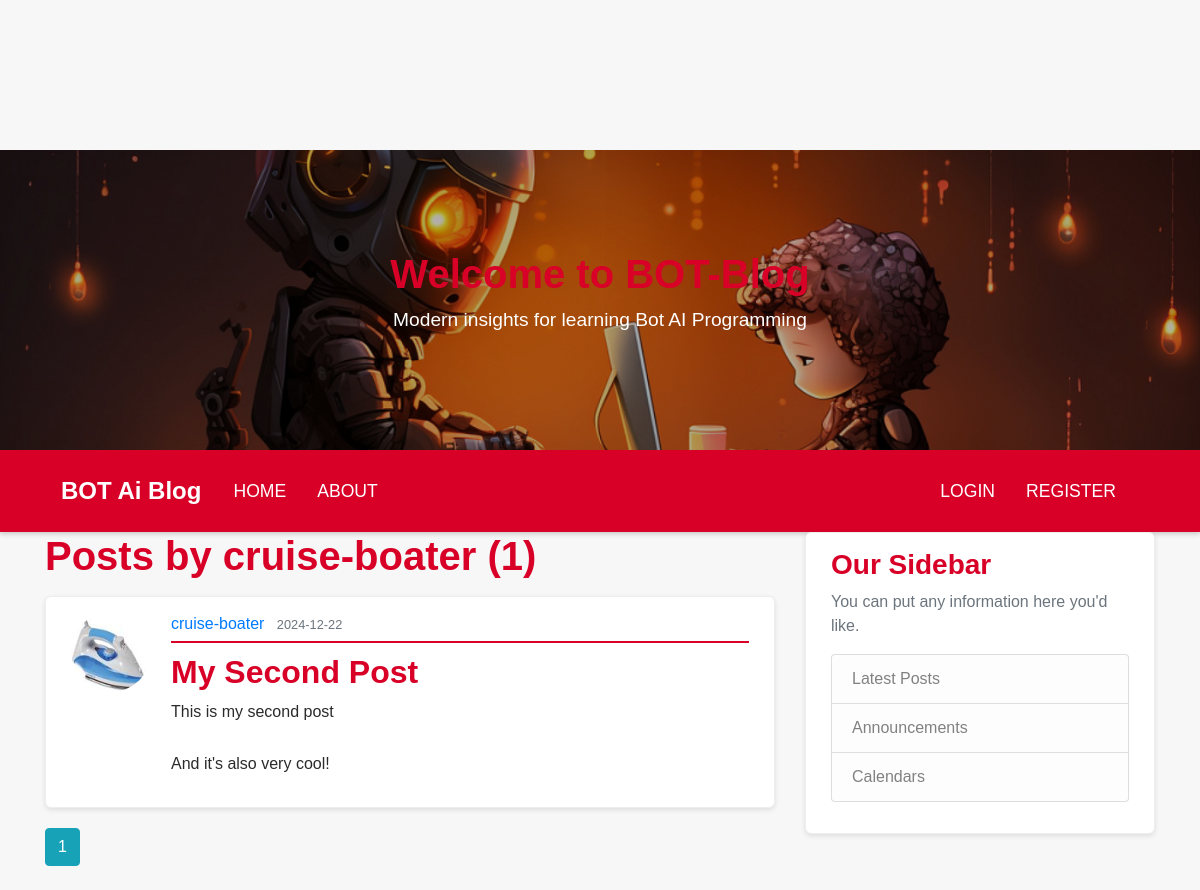
The app's page /user/cruise-boater, older data.
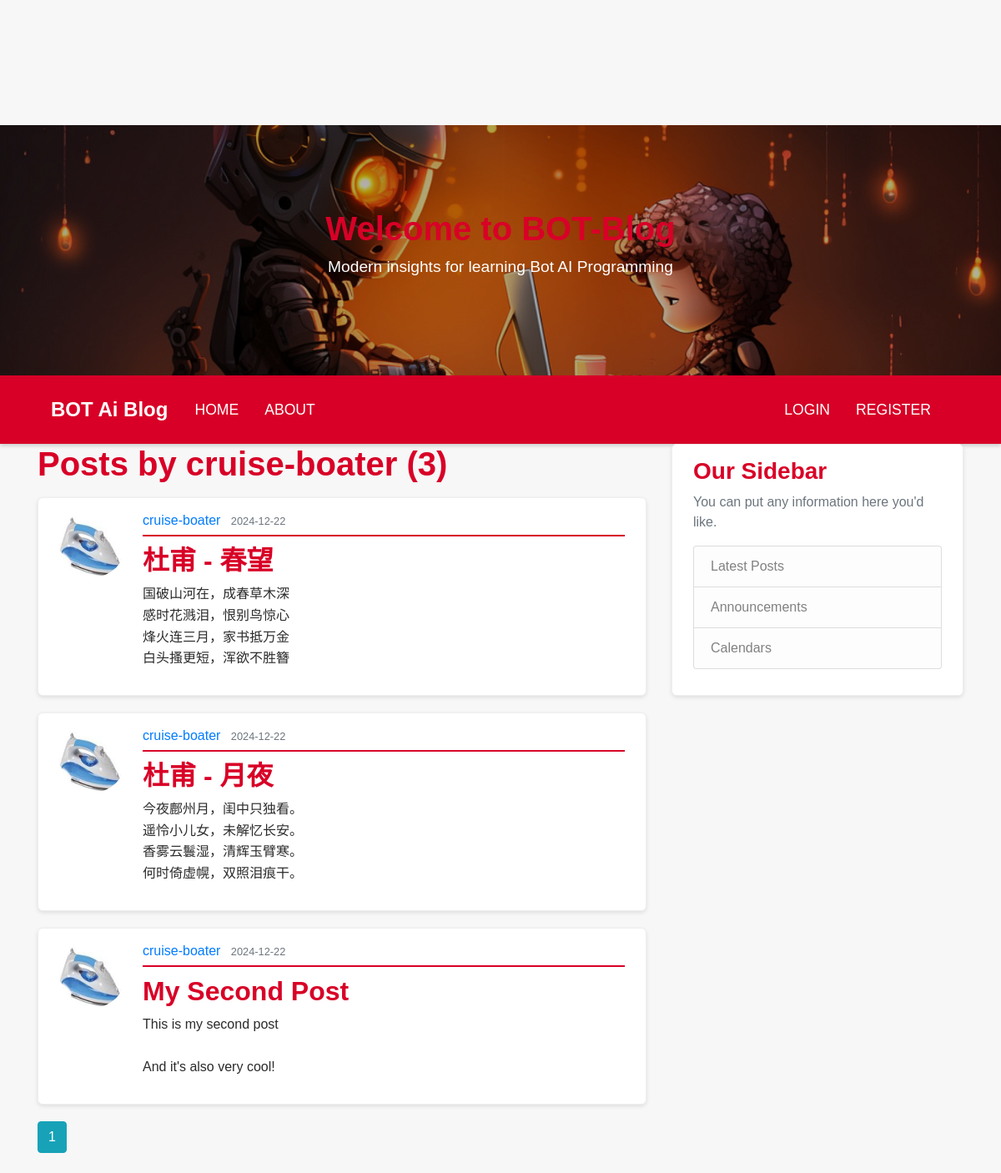
The same page, newer data.
### flaskblog/models.py (models this page shows, shortened)
class Post(db.Model):
    id = db.Column(db.Integer, primary_key=True)
    title = db.Column(db.String(100), nullable=False)
    date_posted = db.Column(db.DateTime, nullable=False, default=datetime.utcnow)
    content = db.Column(db.Text, nullable=False)
    user_id = db.Column(db.Integer, db.ForeignKey('user.id'), nullable=False)

class User(db.Model, UserMixin):
    id = db.Column(db.Integer, primary_key=True)
    username = db.Column(db.String(20), unique=True, nullable=False)
    email = db.Column(db.String(120), unique=True, nullable=False)
    image_file = db.Column(db.String(20), nullable=False, default='brainsurgeon.jpg')
    password = db.Column(db.String(60), nullable=False)
    posts = db.relationship('Post', backref='author', lazy=True)

### flaskblog/users/routes.py (the view)
@users.route("/user/<string:username>" )
def user_posts(username):
    page  = request.args.get('page', 1, type=int)
    user = User.query.filter_by(username=username).first_or_404()
    posts = Post.query.filter_by(author=user)\
        .order_by(Post.date_posted.desc())\
        .paginate(page=page, per_page=3)
    return render_template('user_posts.html', posts=posts, user=user)

### flaskblog/templates/user_posts.html
<!DOCTYPE html>
{% extends "layout.html" %}
{% block content%}
    <h1 class="mb-3">Posts by {{ user.username }} ({{ posts.total }})</h1>
{% for post in posts.items %}
<article class="media content-section">
	<img class="rounded-circle article-img"
		src="{{ url_for('static', filename='profile_pics/' +post.author.image_file) }}">
	<div class="media-body">
		<div class="article-metadata">
			<a class="mr-2" href="{{ url_for('users.user_posts', username=post.author.username) }}">{{ post.author.username }}</a>
			<small class="text-muted">{{ post.date_posted.strftime('%Y-%m-%d') }}</small>
		</div>
		<h2><a class="article-title" href="{{ url_for('posts.post', post_id=post.id) }}">{{ post.title }}</a></h2>
		<p class="article-content">{{ post.content }}</p>
	</div>
</article>
{% endfor %}
	{% for page_num in posts.iter_pages(left_edge=1, right_edge=1, left_current=1, right_current=2) %}
		{% if page_num %}
			{% if posts.page == page_num %}
				<a class="btn btn-info mb-4" href="{{ url_for('users.user_posts', username=user.username,  page=page_num) }}">{{ page_num }}</a>
			{% else %}
				<a class="btn btn-outline-info mb-4" href="{{ url_for('users.user_posts', username=user.username,  page=page_num) }}">{{ page_num }}</a>
			{% endif %}
		{% else %}
			...
		{% endif %}
	{% endfor %}
{% endblock content %}

Row changes from the older to the newer data that the page shows:
added Post: image_file (picture), author.username "cruise-boater", date_posted "2024-12-22", title "杜甫 - 春望", content "国破山河在，成春草木深 感时花溅泪，恨别鸟惊心 烽火连三月，家书抵万金 白头搔更短，浑欲不胜簪"
added Post: image_file (picture), author.username "cruise-boater", date_posted "2024-12-22", title "杜甫 - 月夜", content "今夜鄜州月，闺中只独看。 遥怜小儿女，未解忆长安。 香雾云鬟湿，清辉玉臂寒。 何时倚虚幌，双照泪痕干。"
Text that changed along with them:
{{ posts.total }}: "1" → "3"
